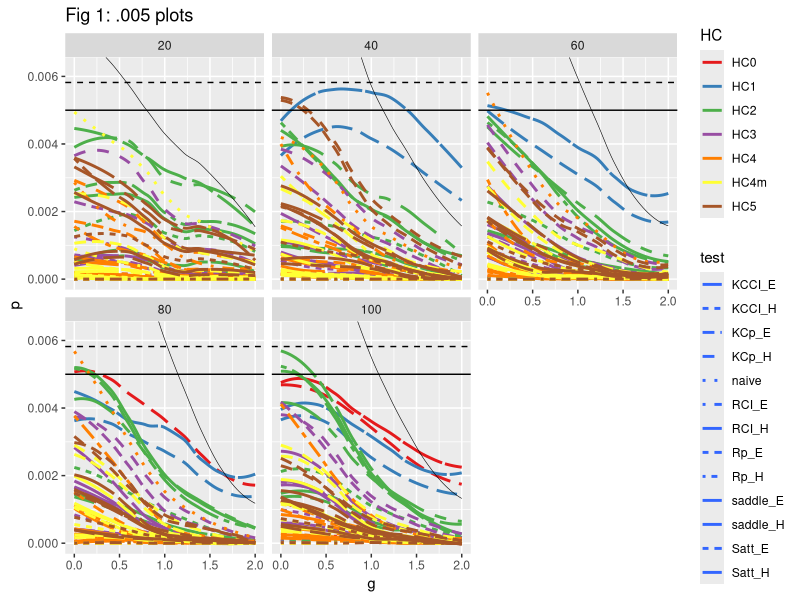
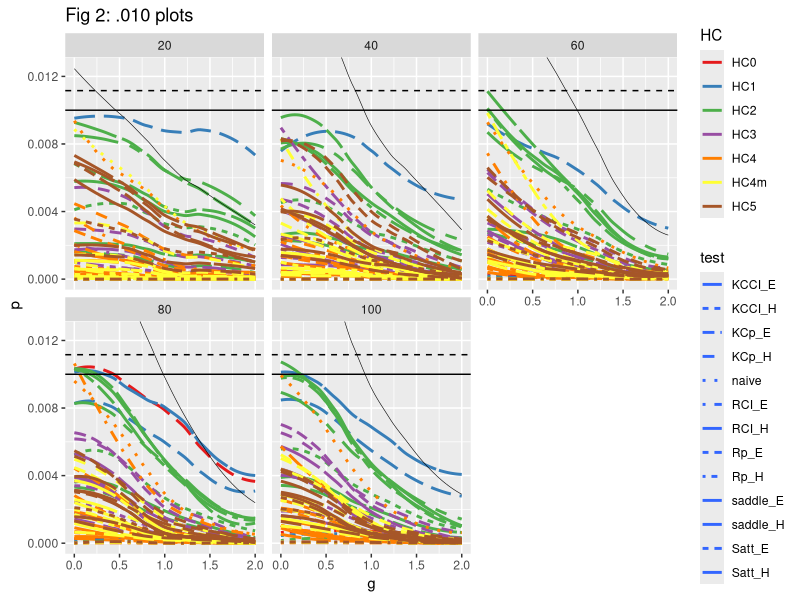
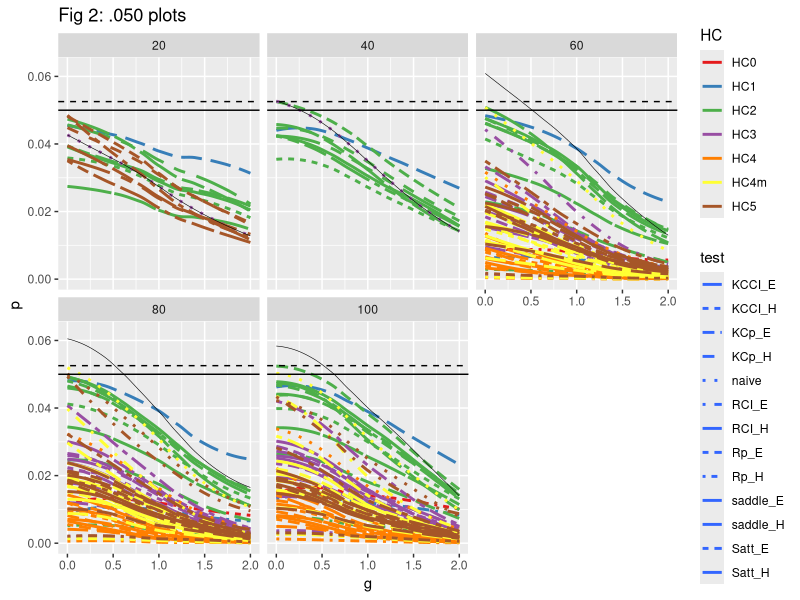
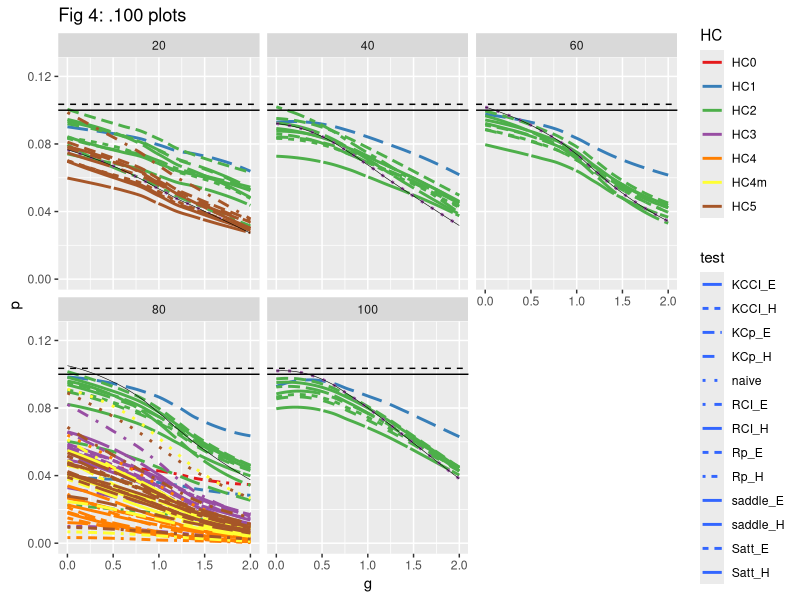

Recreate these plots in R, in order.
## ---- chunk 1
rm(list = ls())

library(dplyr)
library(ggplot2)
library(tidyr)
library(stringr)

df <- read.csv("Results/MacKinnon/20161016.csv")

df <- filter(df, !(HC == "OLS" & test %in% levels(df$test)[-5])) %>% 
  select(-X, -(B:power), -(iterations:seed), -(coef:criterion), -percent_NA) %>%
  gather(key = alpha, value = p, p.005:p.100)

df$alpha <- as.numeric(sub(".", "", df$alpha))

MCSE <- function(a, k = 20000) sqrt((a * (1-a))/k) * qnorm(.95)

HC3 <- filter(df, test == "naive", HC == "HC3") %>% 
  mutate(pHC3 = p) %>%
  select(-p, -(HC:test))

  
df <- merge(df, HC3) %>% mutate(ULa = alpha + MCSE(alpha),
                                LLa = alpha - MCSE(alpha))
## ---- chunk 2
test <- levels(df$test)[!(levels(df$test) %in% "naive")]
HC <- levels(df$HC)[!(levels(df$HC) %in% "OLS")]

df %>% 
  mutate(comb = paste(HC, test)) %>%
  group_by(HC, test, n, alpha) %>%
  mutate(under = prod(p <= ULa),
         hc3under = prod(pHC3 <= ULa),
         beatHC3 = sum(p + MCSE(alpha) >= pHC3) > 1,    #set to show if beats naive HC3 for at least one value of g
         #beatHC3 = mean(p + MCSE(alpha) >= pHC3) >= .75,  #set to show if beats naive HC3 for at least 75% of g values
         beatHC3 = ifelse(hc3under == 0, under, under*beatHC3)) %>%
  ungroup -> df


# Uncomment to collapse across Ns
# df %>%
#   group_by(HC, test, alpha) %>%
#   mutate(beatHC3 = prod(beatHC3)) %>%
#   ungroup -> df

## ---- chunk 3
cmb <- expand.grid(HC[-(2:3)], test, stringsAsFactors = F)
cmb <- paste(cmb$Var1, cmb$Var2)

pv <- .005

df %>%
  filter(HC != "OLS", beatHC3 == 1, !(comb %in% cmb), alpha == pv) %>%
  ggplot(aes(x = g,
             y = p,
             color = HC,
             linetype = test)) +
  geom_smooth(method = "loess", se = F) +
  geom_hline(aes(yintercept = ULa),
             linetype = "dashed") +
  geom_hline(aes(yintercept = alpha)) +
  facet_wrap(~n)  +
  geom_smooth(data = filter(df, HC == "HC3" & test == "naive" & alpha == pv) %>% select(-HC, -test),
              color = "black",
              linetype = "solid",
              size = .2, 
              se = F) + 
  scale_color_brewer(palette="Set1") +
  coord_cartesian(ylim = c(.000, 1.25*pv)) + 
  labs(title = "Fig 1: .005 plots") -> fig1

fig1

data.frame(fig1$data %>% select(comb) %>% distinct(comb)) -> best1
paste(best1[,1], collapse = ", ")

## ---- chunk 4
cmb <- expand.grid(HC[-(2:3)], test, stringsAsFactors = F)
cmb <- paste(cmb$Var1, cmb$Var2)

pv <- .01

df %>%
  filter(HC != "OLS", beatHC3 == 1, !(comb %in% cmb), alpha == pv) %>%
  ggplot(aes(x = g,
             y = p,
             color = HC,
             linetype = test)) +
  geom_smooth(method = "loess", se = F) +
  geom_hline(aes(yintercept = ULa),
             linetype = "dashed") +
  geom_hline(aes(yintercept = alpha)) +
  facet_wrap(~n)  +
  geom_smooth(data = filter(df, HC == "HC3" & test == "naive" & alpha == pv) %>% select(-HC, -test),
              color = "black",
              linetype = "solid",
              size = .2, 
              se = F) + 
  scale_color_brewer(palette="Set1") +
  coord_cartesian(ylim = c(.000, 1.25*pv)) + 
  labs(title = "Fig 2: .010 plots") -> fig2

fig2

data.frame(fig2$data %>% select(comb) %>% distinct(comb)) -> best2
paste(best2[,1], collapse = ", ")

## ---- chunk 5
cmb <- expand.grid(HC[-(2:3)], test, stringsAsFactors = F)
cmb <- paste(cmb$Var1, cmb$Var2)

pv <- .05

df %>%
  filter(HC != "OLS", beatHC3 == 1, !(comb %in% cmb), alpha == pv) %>%
  ggplot(aes(x = g,
             y = p,
             color = HC,
             linetype = test)) +
  geom_smooth(method = "loess", se = F) +
  geom_hline(aes(yintercept = ULa),
             linetype = "dashed") +
  geom_hline(aes(yintercept = alpha)) +
  facet_wrap(~n)  +
  geom_smooth(data = filter(df, HC == "HC3" & test == "naive" & alpha == pv) %>% select(-HC, -test),
              color = "black",
              linetype = "solid",
              size = .2, 
              se = F) + 
  scale_color_brewer(palette="Set1") +
  coord_cartesian(ylim = c(.000, 1.25*pv)) + 
  labs(title = "Fig 2: .050 plots") -> fig3

fig3

data.frame(fig3$data %>% select(comb) %>% distinct(comb)) -> best3
paste(best3[,1], collapse = ", ")

## ---- chunk 6
cmb <- expand.grid(HC[-(2:3)], test, stringsAsFactors = F)
cmb <- paste(cmb$Var1, cmb$Var2)

pv <- .1

df %>%
  filter(HC != "OLS", beatHC3 == 1, !(comb %in% cmb), alpha == pv) %>%
  ggplot(aes(x = g,
             y = p,
             color = HC,
             linetype = test)) +
  geom_smooth(method = "loess", se = F) +
  geom_hline(aes(yintercept = ULa),
             linetype = "dashed") +
  geom_hline(aes(yintercept = alpha)) +
  facet_wrap(~n)  +
  geom_smooth(data = filter(df, HC == "HC3" & test == "naive" & alpha == pv) %>% select(-HC, -test),
              color = "black",
              linetype = "solid",
              size = .2, 
              se = F) + 
  scale_color_brewer(palette="Set1") +
  coord_cartesian(ylim = c(.000, 1.25*pv)) + 
  labs(title = "Fig 4: .100 plots") -> fig4

fig4

data.frame(fig4$data %>% select(comb) %>% distinct(comb)) -> best4
paste(best4[,1], collapse = ", ")
